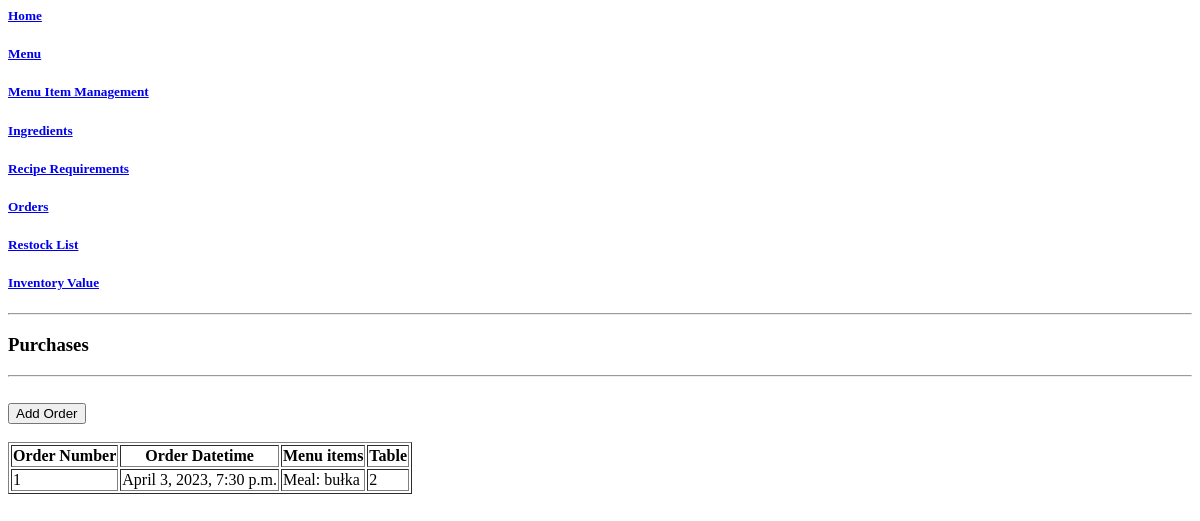
The page /purchases/list on the database as committed earlier.
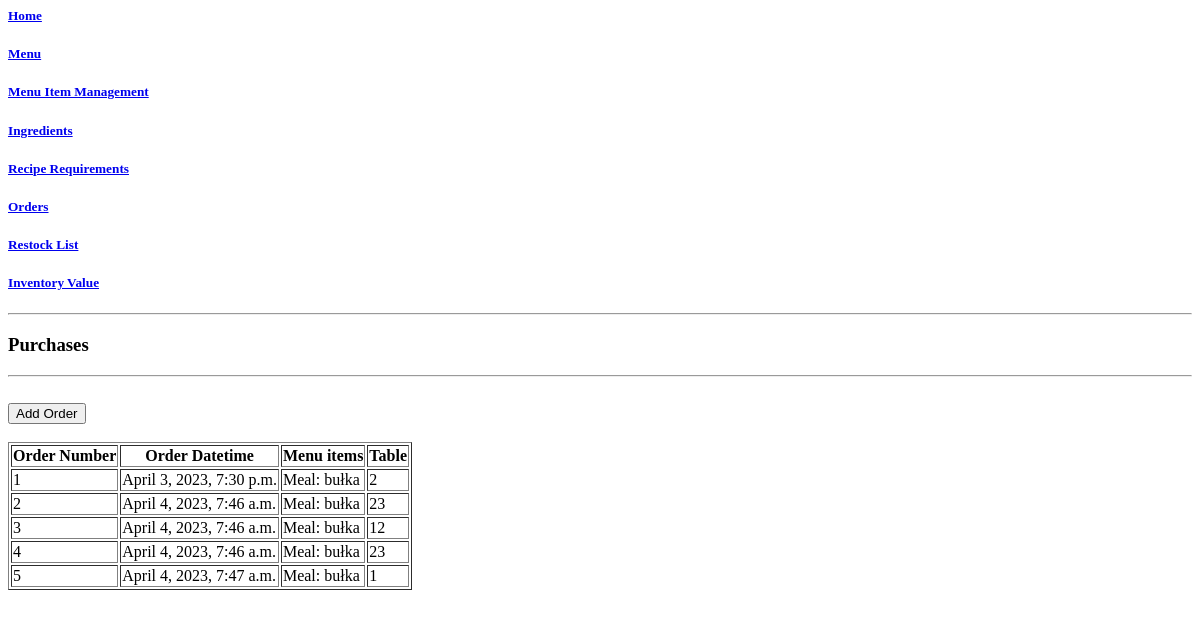
The same page on the database as committed later.
### crispy_crab/models.py (models this page shows, shortened)
class Purchase(models.Model):
    order_time = models.DateTimeField(auto_now_add=True)
    menu_items = models.ForeignKey(MenuItems, on_delete=models.CASCADE)
    table = models.IntegerField()

class MenuItems(models.Model):
    item_name = models.CharField(max_length=30, unique=True)
    item_description = models.CharField(max_length=150, default="recipe requirements not complete")
    item_price = models.DecimalField(max_digits=5, decimal_places=2, default=0)
    class Meta:
        ordering = ['item_name']
    def __str__(self):
        return "Meal: " + str(self.item_name)

### crispy_crab/views.py (the view)
# urls.py: path('purchases/list', views.PurchaseList.as_view(), name='purchaselist'),
class PurchaseList(ListView):
    model = Purchase
    template_name = "crispy_crab/purchase_list.html"

### crispy_crab/templates/crispy_crab/purchase_list.html
{% extends "crispy_crab/base.html" %}
{% block content %}
<hr>
<h3>Purchases</h3>
<hr>
<br>
<a href="{% url 'purchasecreate'%}"><button class="btn">Add Order</button></a>
<br>
<br>
<table border = 1 id="purchase_table">
  <tr>
    <th>Order Number</th>
    <th>Order Datetime</th>
    <th>Menu items</th>
    <th>Table</th>
  </tr>
{% for purchase in purchase_list %}
<tr>
  <td>{{ purchase.id }} </td>
  <td>{{ purchase.order_time }} </td>
  <td>{{ purchase.menu_items }} </td>
  <td>{{ purchase.table }} </td>
</tr>
{% endfor %}
</table>
{% endblock %}

Rows that differ between the two databases and show on the page:
added Purchase: id "2", order_time "April 4, 2023, 7:46 a.m.", menu_items "Meal: bułka", table "23"
added Purchase: id "3", order_time "April 4, 2023, 7:46 a.m.", menu_items "Meal: bułka", table "12"
added Purchase: id "4", order_time "April 4, 2023, 7:46 a.m.", menu_items "Meal: bułka", table "23"
added Purchase: id "5", order_time "April 4, 2023, 7:47 a.m.", menu_items "Meal: bułka", table "1"
